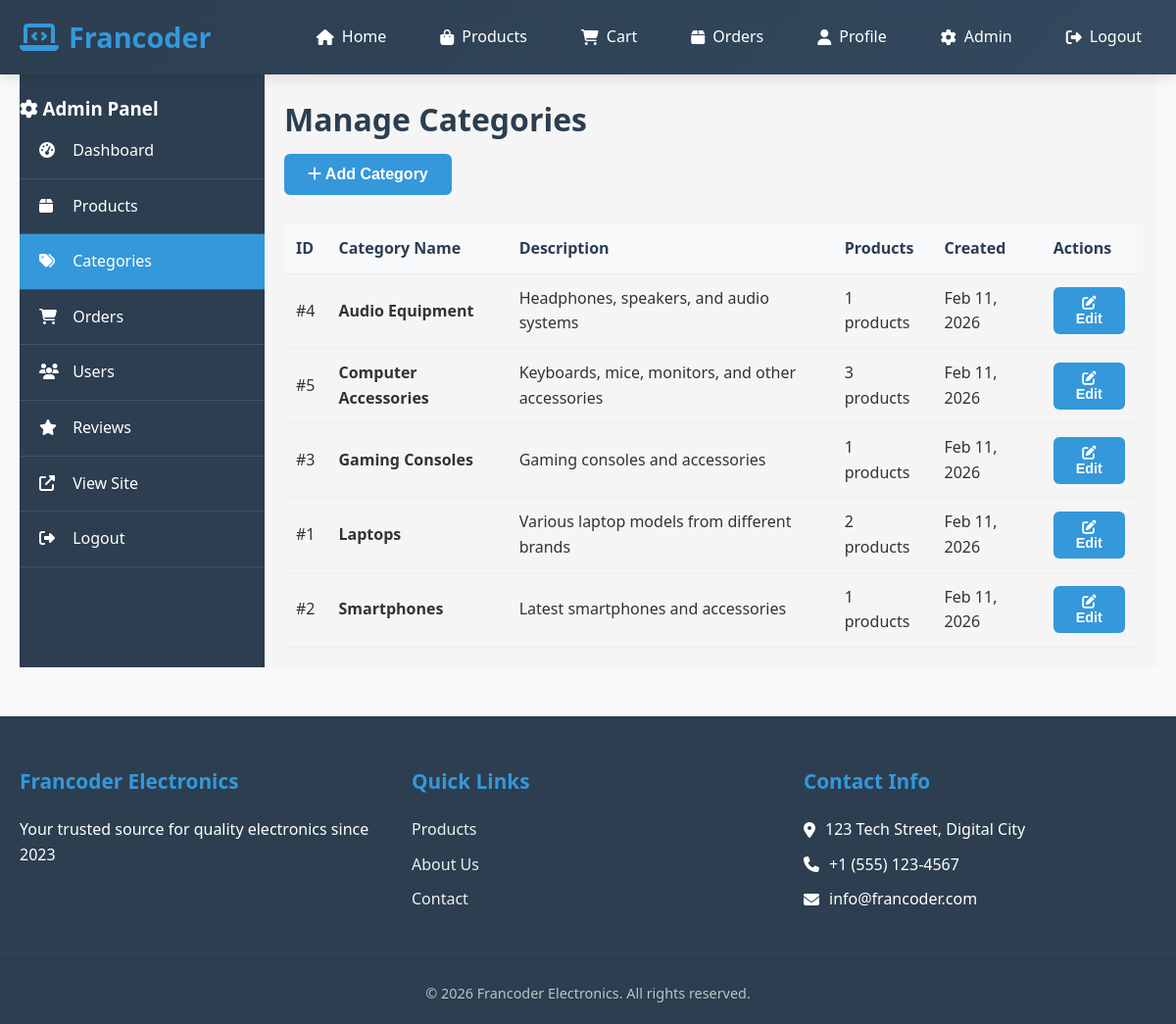
Screenshot of /admin/categories.php (signed in) with the database file from the repository.
### tables this page shows
CREATE TABLE categories (
    category_id INT PRIMARY KEY AUTO_INCREMENT,
    category_name VARCHAR(100) NOT NULL,
    description TEXT,
    created_at TIMESTAMP DEFAULT CURRENT_TIMESTAMP
);

### admin/categories.php (the view, shortened to what this page needs)
<?php
require_once '../includes/config.php';
$categories = $pdo->query("
    SELECT c.*, COUNT(p.product_id) as product_count
    FROM categories c
    LEFT JOIN products p ON c.category_id = p.category_id
    GROUP BY c.category_id
    ORDER BY c.category_name
")->fetchAll();
?>
<!DOCTYPE html>
<html lang="en">
<head>
    <link rel="stylesheet" href="../assets/css/style.css">
    <link rel="stylesheet" href="../assets/css/admin.css">
</head>
<body>
    <?php include '../includes/header.php'; ?>
    <div class="admin-container">
        <?php include 'admin-sidebar.php'; ?>
        <main class="admin-main">
            <div class="admin-header">
                <h1>Manage Categories</h1>
                <button class="btn-primary" onclick="showAddForm()">
                    <i class="fas fa-plus"></i> Add Category
                </button>
            </div>
            <div class="admin-table-container">
                <table class="admin-table">
                    <thead>
                        <tr>
                            <th>ID</th>
                            <th>Category Name</th>
                            <th>Description</th>
                            <th>Products</th>
                            <th>Created</th>
                            <th>Actions</th>
                        </tr>
                    </thead>
                    <tbody>
                        <?php if (empty($categories)): ?>
                            <tr>
                                <td colspan="6" class="text-center">No categories found</td>
                            </tr>
                        <?php else: ?>
                            <?php foreach ($categories as $category): ?>
                            <tr>
                                <td>#<?php echo $category['category_id']; ?></td>
                                <td><strong><?php echo htmlspecialchars($category['category_name']); ?></strong></td>
                                <td><?php echo htmlspecialchars($category['description'] ?? 'No description'); ?></td>
                                <td><?php echo $category['product_count']; ?> products</td>
                                <td><?php echo date('M d, Y', strtotime($category['created_at'])); ?></td>
                                <td class="actions">
                                    <button onclick="showEditForm(<?php echo $category['category_id']; ?>, '<?php echo htmlspecialchars($category['category_name']); ?>', '<?php echo htmlspecialchars($category['description'] ?? ''); ?>')"
                                            class="btn-primary btn-sm">
                                        <i class="fas fa-edit"></i> Edit
                                    </button>
                                </td>
                            </tr>
                            <?php endforeach; ?>
                        <?php endif; ?>
                    </tbody>
                </table>
            </div>
        </main>
    </div>
    <?php include '../includes/footer.php'; ?>
</body>
</html>

### assets/css/style.css (style rules this page uses)
* { margin: 0; padding: 0; box-sizing: border-box; }
html { scroll-behavior: smooth; }
body { font-family: 'Segoe UI', Tahoma, Geneva, Verdana, sans-serif; line-height: 1.6; color: #333; background-color: #f8f9fa; overflow-x: hidden; }
main { min-height: calc(100vh - 300px); padding: 30px 0; }
.btn-primary, .btn-secondary, .btn-danger { display: inline-block; padding: 12px 24px; border: none; border-radius: 6px; font-size: 1rem; font-weight: 600; cursor: pointer; text-decoration: none; transition: all 0.3s ease; text-align: center; }
.btn-primary { background: #3498db; color: white; }
.btn-sm { padding: 8px 16px; font-size: 0.9rem; }

### assets/css/admin.css (style rules this page uses)
.admin-container { display: flex; min-height: calc(100vh - 200px); }
.admin-main { flex: 1; padding: 20px; background: #f5f5f5; }
.admin-header { margin-bottom: 30px; }
.admin-header h1 { margin-bottom: 10px; color: #2c3e50; }
.admin-table { width: 100%; border-collapse: collapse; margin-top: 10px; }
.admin-table th, .admin-table td { padding: 12px; text-align: left; border-bottom: 1px solid #eee; }
.admin-table th { background: #f8f9fa; font-weight: bold; color: #2c3e50; }
.btn-sm { padding: 5px 10px; font-size: 14px; }

### rows the page displays
categories: category_id "4", category_name "Audio Equipment", description "Headphones, speakers, and audio systems", product_count "1", created_at "Feb 11, 2026"
categories: category_id "5", category_name "Computer Accessories", description "Keyboards, mice, monitors, and other accessories", product_count "3", created_at "Feb 11, 2026"
categories: category_id "3", category_name "Gaming Consoles", description "Gaming consoles and accessories", product_count "1", created_at "Feb 11, 2026"
categories: category_id "1", category_name "Laptops", description "Various laptop models from different brands", product_count "2", created_at "Feb 11, 2026"
categories: category_id "2", category_name "Smartphones", description "Latest smartphones and accessories", product_count "1", created_at "Feb 11, 2026"
